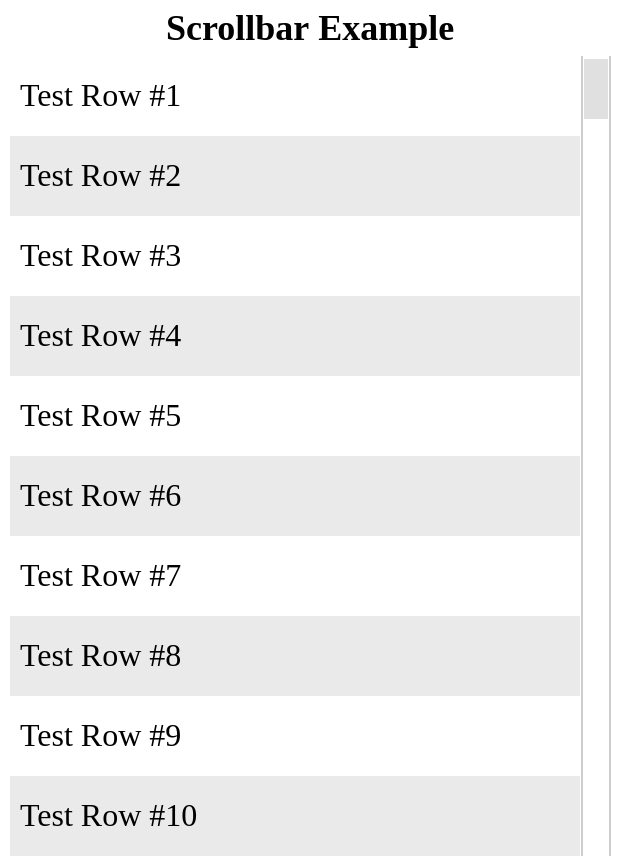

Vega-Lite specification stored for this chart:
### Vega specification from a JSON file in a GitHub repository (floating-point values rounded to 4 significant figures)
{"$schema": "https://vega.github.io/schema/vega/v6.json", "description": "An example of a simple table with a scrollbar", "width": 300, "height": 400, "padding": 5, "background": "#FFFFFF", "config": {"title": {"font": "Tahoma", "fontSize": 18}, "text": {"font": "Tahoma", "fontSize": 16}}, "signals": [{"name": "rowsToDisplay", "description": "The number of rows displayed in the table (visible without scrolling)", "value": 10}, {"name": "rowHeight", "description": "Row height in pixels", "value": 40}, {"name": "scrollAreaHeight", "description": "Scroll area height in pixels", "update": "rowHeight*rowsToDisplay"}, {"name": "scrollBarWidth", "description": "Scrollbar width in pixels", "init": "12"}, {"name": "scrollBarHeight", "description": "Scrollbar height: Dynamically calculated based on the percentage of visible rows out of all data rows, with a range limited to minimum and maximum values", "init": "clamp((rowHeight*rowsToDisplay)*rowsToDisplay/length(data('dataset-raw')),30,600)"}, {"name": "scrollPositionMax", "update": "length(data('dataset-raw'))-rowsToDisplay+1"}, {"name": "scrollbarMouseDragY", "init": "0", "on": [{"events": "[@rect-scrollbar:pointerdown, window:pointerup] > window:pointermove", "update": "clamp(y(),1,scrollAreaHeight)"}]}, {"name": "scrollPosition", "description": "Scrollbar Position: The scrollbar responds to dragging the scrollbar with a mouse, mouse wheel scrolling, and the Home, End, Page Up, Page Down, Arrow Up, and Arrow Down buttons", "value": 1, "on": [{"events": {"type": "wheel", "consume": true}, "update": "clamp(round(scrollPosition+event.deltaY/abs(event.deltaY)*pow(1.0001, event.deltaY*pow(16, event.deltaMode)),0),1,scrollPositionMax)"}, {"events": "window:keydown", "update": "event.code=='Home'?1:event.code=='End'?scrollPositionMax:scrollPosition"}, {"events": "window:keydown", "update": "clamp(event.code=='PageDown'?(scrollPosition+rowsToDisplay):event.code=='PageUp'?(scrollPosition-rowsToDisplay):scrollPosition,1,scrollPositionMax)"}, {"events": "window:keydown", "update": "clamp(event.code=='ArrowDown'?(scrollPosition+1):event.code=='ArrowUp'?(scrollPosition-1):scrollPosition,1,scrollPositionMax)"}, {"events": "[@rect-scrollbar:pointerdown, window:pointerup] > window:pointermove", "update": "clamp(round(invert('scaleScrollBarY',scrollbarMouseDragY),0),1,scrollPositionMax)"}]}, {"name": "scrollbarFillOpacity", "value": 0.2, "on": [{"events": "view:pointerover", "update": "0.4"}, {"events": "view:pointerout", "update": "0.2"}]}], "data": [{"name": "dataset-raw", "transform": [{"type": "sequence", "start": 1, "stop": 251, "step": 1, "as": "id"}]}, {"name": "dataset", "source": "dataset-raw", "transform": [{"type": "filter", "expr": "(datum.id>=scrollPosition)&&(datum.id<(scrollPosition+rowsToDisplay))"}, {"type": "collect", "sort": {"field": "id", "order": "ascending"}}]}], "scales": [{"name": "scaleY", "type": "band", "domain": {"data": "dataset", "field": "id", "sort": true}, "range": [{"signal": "0"}, {"signal": "rowHeight*length(data('dataset'))"}]}, {"name": "scaleScrollBarY", "type": "linear", "domain": [1, {"signal": "scrollPositionMax"}], "range": [{"signal": "0"}, {"signal": "rowHeight*rowsToDisplay-scrollBarHeight-1"}]}, {"name": "scaleRowStripeColors", "type": "ordinal", "domain": [0, 1], "range": ["#FFFFFF", "#EAEAEA"]}], "title": {"text": "Scrollbar Example"}, "marks": [{"name": "rule-scrolltrack-1", "type": "rule", "encode": {"update": {"x": {"signal": "width-scrollBarWidth-2"}, "x2": {"signal": "width-scrollBarWidth-2"}, "y": {"signal": "0"}, "y2": {"signal": "scrollAreaHeight"}, "stroke": {"signal": "'black'"}, "strokeWidth": {"signal": "0.2"}}}}, {"name": "rule-scrolltrack-2", "type": "rule", "encode": {"update": {"x": {"signal": "width"}, "x2": {"signal": "width"}, "y": {"signal": "0"}, "y2": {"signal": "scrollAreaHeight"}, "stroke": {"signal": "'black'"}, "strokeWidth": {"signal": "0.2"}}}}, {"name": "rect-scrollbar", "type": "rect", "encode": {"update": {"x": {"signal": "width-scrollBarWidth-1"}, "y": {"scale": "scaleScrollBarY", "signal": "scrollPosition"}, "width": {"signal": "scrollBarWidth"}, "height": {"signal": "scrollBarHeight"}, "fill": {"value": "#666666"}, "fillOpacity": {"signal": "scrollbarFillOpacity"}}}}, {"name": "rect-table-cell", "type": "rect", "from": {"data": "dataset"}, "encode": {"update": {"x": {"signal": "0"}, "x2": {"signal": "width-scrollBarWidth-3"}, "y": {"scale": "scaleY", "field": "id", "band": 0}, "height": {"signal": "rowHeight"}, "fill": {"scale": "scaleRowStripeColors", "signal": "(ceil(datum.id/2,0)==datum.id/2)?1:0"}}}}, {"name": "text-cell-content", "type": "text", "from": {"data": "dataset"}, "encode": {"update": {"text": {"signal": "'Test Row #'+datum.id"}, "dx": {"value": 5}, "y": {"scale": "scaleY", "field": "id", "band": 0.5}, "baseline": {"value": "middle"}, "align": {"value": "left"}}}}]}
